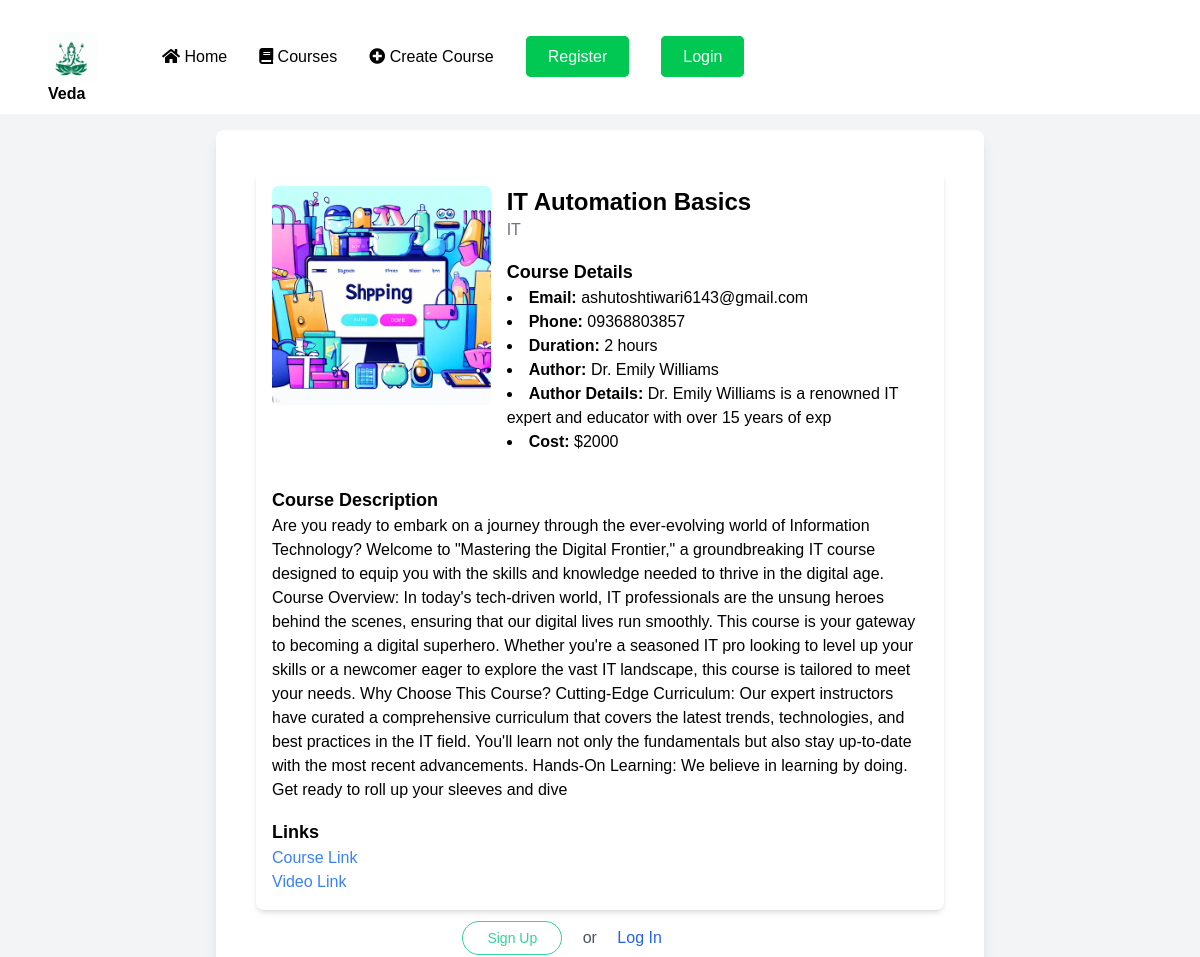
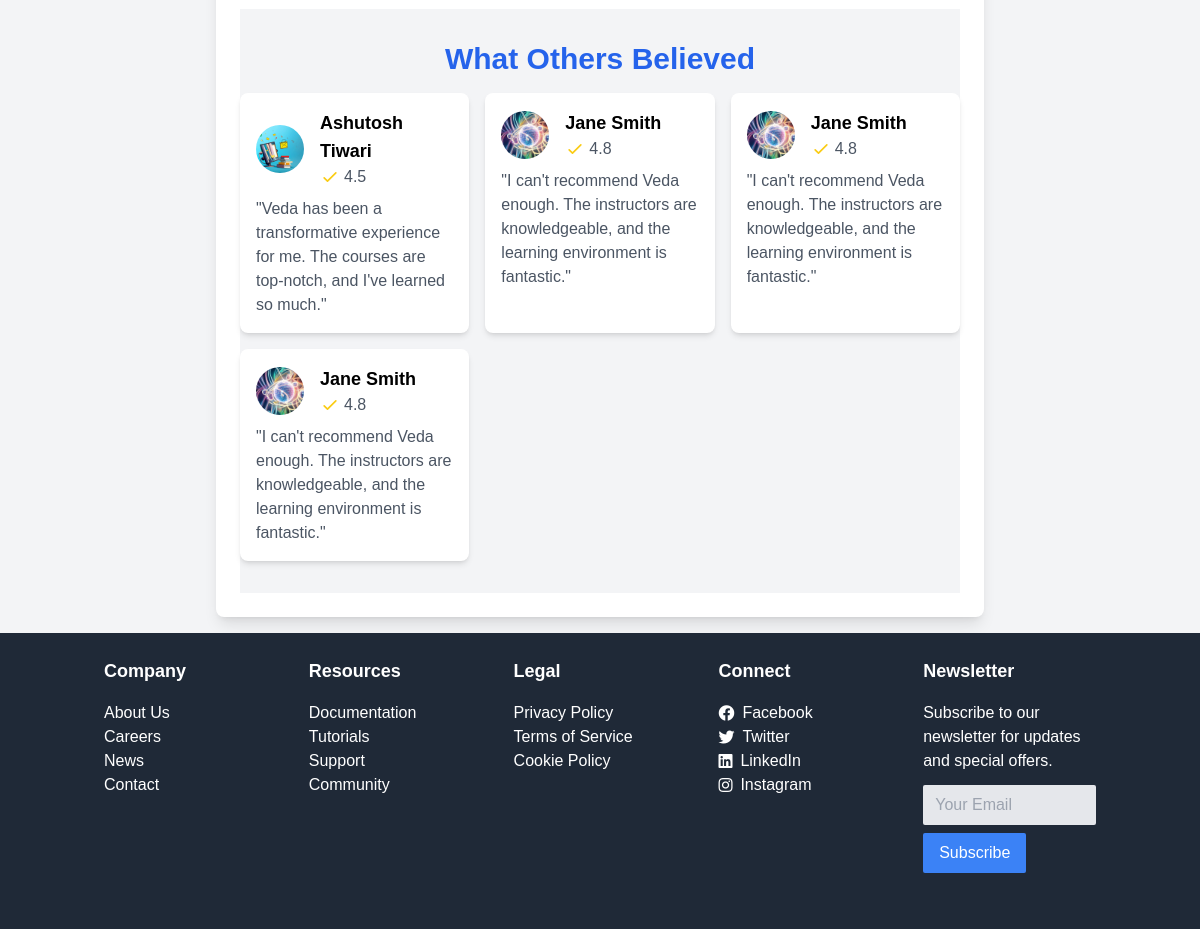
Screenshot of /try_courses/1 with the database file from the repository (2 pictures, top to bottom).
### Course/Course/models.py (models this page shows)
class Course(models.Model):
    name = models.CharField(max_length=100)
    email = models.EmailField()
    phone = models.CharField(max_length=12)
    cate = models.CharField(max_length=50)
    desc = models.CharField(max_length=5000)
    link = models.URLField()
    img = models.ImageField(upload_to='secure_data/')
    video_link = models.URLField()
    duration = models.IntegerField()
    author = models.CharField(max_length=100)
    author_details = models.CharField(max_length=1000)
    cost = models.IntegerField()

### Course/Course/views.py (the view)
# urls.py: path('try_courses/<int:id>', views.try_courses, name='try_courses'),
def try_courses(request,id):
    course = Course.objects.get(id=id)
    return render(request,'../templates/try_course.html',{'course':course})

### Course/templates/try_course.html (shortened to what this page needs)
{% extends 'basic.html' %}
{% load static %}
{% block body %}
<div class="bg-gray-100 p-4">
    <div class="max-w-3xl mx-auto bg-white rounded-lg shadow-lg p-6">
        <div class="container mx-auto p-4">
            <div class="bg-white rounded-lg shadow-md p-4">
                <div class="flex flex-col md:flex-row">
                    <div class="md:w-1/3">
                        <img src="{{ course.img.url }}" alt="{{ course.name }}" class="w-full rounded-md">
                    </div>
                    <div class="md:w-2/3 md:pl-4">
                        <h1 class="text-2xl font-semibold">{{ course.name }}</h1>
                        <p class="text-gray-500">{{ course.cate }}</p>
                        <div class="mt-4">
                            <h2 class="text-lg font-semibold">Course Details</h2>
                            <ul class="list-disc list-inside">
                                <li><strong>Email:</strong> {{ course.email }}</li>
                                <li><strong>Phone:</strong> {{ course.phone }}</li>
                                <li><strong>Duration:</strong> {{ course.duration }} hours</li>
                                <li><strong>Author:</strong> {{ course.author }}</li>
                                <li><strong>Author Details:</strong> {{ course.author_details }}</li>
                                <li><strong>Cost:</strong> ${{ course.cost }}</li>
                            </ul>
                        </div>
                    </div></div>
                        <div class="mt-4">
                        <h2 class="text-lg font-semibold">Course Description</h2>
                        <p>{{ course.desc }}</p>
                    </div>
                    <div class="mt-4">
                        <h2 class="text-lg font-semibold">Links</h2>
                        <p><a href="{{ course.link }}" class="text-blue-500 hover:underline">Course Link</a></p>
                        <p><a href="{{ course.video_link }}" class="text-blue-500 hover:underline">Video Link</a></p>
                    </div>
                </div>
                {% if user.is_authenticated %}
                <a href="{% url 'complete_course' id=course.id %}" class="bg-blue-500 text-white px-4 py-2 rounded mt-6 hover:bg-blue-600 transition duration-300 ease-in-out block w-max mx-auto">Enroll Now</a>
               {% else %}
               <div class="mt-4 ml-[30%]">
                <a href="{% url 'user_register' %}" class="border border-emerald-400 rounded-full px-6 py-2 text-sm text-emerald-400 hover:bg-emerald-400 hover:text-white transition duration-300 ease-in-out">Sign Up</a>
                <span class="text-gray-600 ml-4">or</span>
                <a href="{% url 'user_authentication' %}" class="text-blue-600 ml-4 hover:underline">Log In</a>
                 </div>
                     {% endif %}
                </div>
                <div class="reviews-section bg-gray-100 py-8">
                    <div class="container mx-auto">
                        <h2 class="text-3xl font-semibold text-blue-600 mb-4 flex justify-center">What Others Believed</h2>
                        <div class="grid grid-cols-1 md:grid-cols-2 lg:grid-cols-3 gap-4">
                            <div class="review-card bg-white rounded-lg shadow-md p-4">
                                <div class="flex items-center">
                                    <img src="{% static '3.jpeg' %}" alt="Reviewer Image" class="w-12 h-12 object-cover rounded-full mr-4">
                                    <div>
                                        <h3 class="text-lg font-semibold">Ashutosh Tiwari</h3>
                                        <div class="flex items-center">
                                            <div class="text-yellow-400">
                                                <svg xmlns="http://www.w3.org/2000/svg" class="h-5 w-5" fill="none" viewBox="0 0 24 24" stroke="currentColor">
                                                    <path stroke-linecap="round" stroke-linejoin="round" stroke-width="2" d="M5 13l4 4L19 7"></path>
                                                </svg>
                                            </div>
                                            <div class="text-gray-600 ml-1">4.5</div>
                                        </div>
                                    </div>
                                </div>
                                <p class="text-gray-600 mt-2">"Veda has been a transformative experience for me. The courses are top-notch, and I've learned so much."</p>
                            </div>
                            <div class="review-card bg-white rounded-lg shadow-md p-4">
                                <div class="flex items-center">
                                    <img src="{% static '4.jpeg' %}" alt="Reviewer Image" class="w-12 h-12 object-cover rounded-full mr-4">
                                    <div>
                                        <h3 class="text-lg font-semibold">Jane Smith</h3>
                                        <div class="flex items-center">
                                            <div class="text-yellow-400">
                                                <svg xmlns="http://www.w3.org/2000/svg" class="h-5 w-5" fill="none" viewBox="0 0 24 24" stroke="currentColor">
                                                    <path stroke-linecap="round" stroke-linejoin="round" stroke-width="2" d="M5 13l4 4L19 7"></path>
                                                </svg>
                                            </div>
                                            <div class="text-gray-600 ml-1">4.8</div>
                                        </div>
                                    </div>
                                </div>
                                <p class="text-gray-600 mt-2">"I can't recommend Veda enough. The instructors are knowledgeable, and the learning environment is fantastic."</p>
                            </div>
                            <div class="review-card bg-white rounded-lg shadow-md p-4">
                              <div class="flex items-center">
                                  <img src="{% static '4.jpeg' %}" alt="Reviewer Image" class="w-12 h-12 object-cover rounded-full mr-4">
                                  <div>
                                      <h3 class="text-lg font-semibold">Jane Smith</h3>
                                      <div class="flex items-center">
                                          <div class="text-yellow-400">
                                              <svg xmlns="http://www.w3.org/2000/svg" class="h-5 w-5" fill="none" viewBox="0 0 24 24" stroke="currentColor">
                                                  <path stroke-linecap="round" stroke-linejoin="round" stroke-width="2" d="M5 13l4 4L19 7"></path>
                                              </svg>
                                          </div>
                                          <div class="text-gray-600 ml-1">4.8</div>
                                      </div>
                                  </div>
                              </div>
                              <p class="text-gray-600 mt-2">"I can't recommend Veda enough. The instructors are knowledgeable, and the learning environment is fantastic."</p>
                          </div>
                          <div class="review-card bg-white rounded-lg shadow-md p-4">
                            <div class="flex items-center">
                                <img src="{% static '4.jpeg' %}" alt="Reviewer Image" class="w-12 h-12 object-cover rounded-full mr-4">
                                <div>
                                    <h3 class="text-lg font-semibold">Jane Smith</h3>
                                    <div class="flex items-center">
                                        <div class="text-yellow-400">
                                            <svg xmlns="http://www.w3.org/2000/svg" class="h-5 w-5" fill="none" viewBox="0 0 24 24" stroke="currentColor">
                                                <path stroke-linecap="round" stroke-linejoin="round" stroke-width="2" d="M5 13l4 4L19 7"></path>
                                            </svg>
                                        </div>
                                        <div class="text-gray-600 ml-1">4.8</div>
                                    </div>
                                </div>
                            </div>
                            <p class="text-gray-600 mt-2">"I can't recommend Veda enough. The instructors are knowledgeable, and the learning environment is fantastic."</p>
                        </div>
                        </div>
                    </div>
                  </div>
    </div>
</div>
{% endblock %}

### Course/templates/basic.html (style rules this page uses)
body { font-family: 'Your Chosen Font', sans-serif; }

### rows the page displays
Course: img (picture), name "IT Automation Basics", cate "IT", email "ashutoshtiwari6143@gmail.com", phone "09368803857", duration "2", author "Dr. Emily Williams", author_details "Dr. Emily Williams is a renowned IT expert and educator with over 15 years of exp", cost "2000", desc "Are you ready to embark on a journey through the ever-evolving world of Information Technology? Welcome to \"Mastering the Digital Frontier,\" a groundbreaking IT course designed to equip you with the skills and knowledge needed to thrive in the digital age. Course Overview: In today's tech-driven world, IT professionals are the unsung heroes behind the scenes, ensuring that our digital lives run smoothly. This course is your gateway to becoming a digital superhero. Whether you're a seasoned IT pro looking to level up your skills or a newcomer eager to explore the vast IT landscape, this course is tailored to meet your needs. Why Choose This Course? Cutting-Edge Curriculum: Our expert…"
